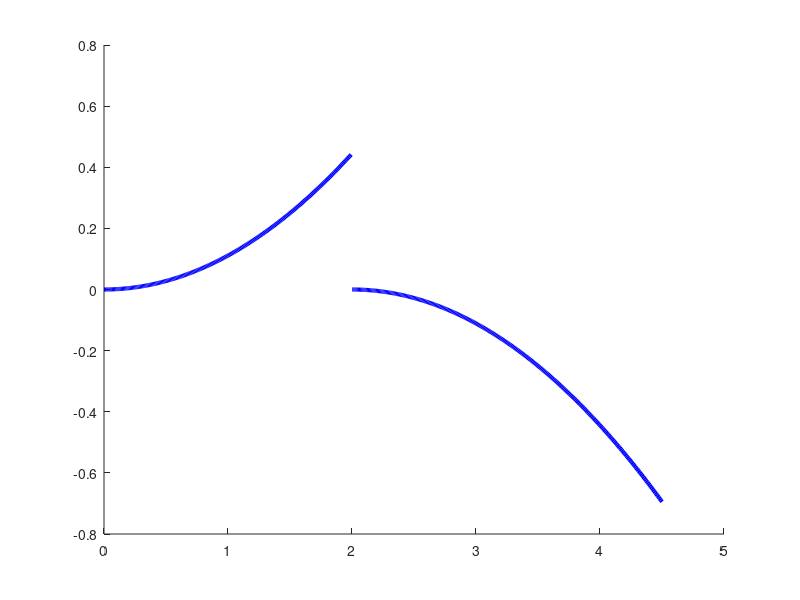

The MATLAB script that drew this image: (Note: this script raises an error after producing the figure.)
% Paramètres
P_l_bar = 3.0;           % Limite maximale autorisée
beta = 1.0;              % Pondération de l'énergie
epsilon = 1.0;           % Marge de tolérance

% Axe des puissances échangées
P_l = linspace(0, 1.5 * P_l_bar, 500);

% Séparer les domaines
P_safe = P_l(P_l <= P_l_bar - epsilon);
P_penalty = P_l(P_l > P_l_bar - epsilon);

% Calcul de la récompense dans la zone "safe"
reward_safe = beta * (P_safe.^2) / P_l_bar^2;

% Calcul de la récompense dans la zone pénalisée
margin = P_penalty - P_l_bar + epsilon;
reward_penalty = - beta * (margin.^2) / P_l_bar^2;

% Tracé
figure; hold on;

% Courbes disjointes
h1 = plot(P_safe, reward_safe, 'b-', 'LineWidth', 3);       % Avant la discontinuité
h2 = plot(P_penalty, reward_penalty, 'b-', 'LineWidth', 3); % Après la discontinuité

% Lignes verticales de repère (avec handles)
h3 = xline(P_l_bar - epsilon, '--k', 'P_l^{max} - \epsilon', ...
    'LabelVerticalAlignment', 'bottom', 'LineWidth', 2);
h4 = xline(P_l_bar, '--r', 'P_l^{max}', ...
    'LabelVerticalAlignment', 'bottom', 'LineWidth', 2);

% Mise en forme
xlabel('Power exchanged with the DSO (P_l)');
ylabel('Reward');
title('Piecewise Reward Function with Discontinuity');
legend([h1 h3 h4], {'reward(P_l)', 'Safe zone limit', 'Constraint limit'}, 'Location', 'best');

grid on;
grid minor;
set(gca, 'XMinorGrid', 'on', 'YMinorGrid', 'on');
